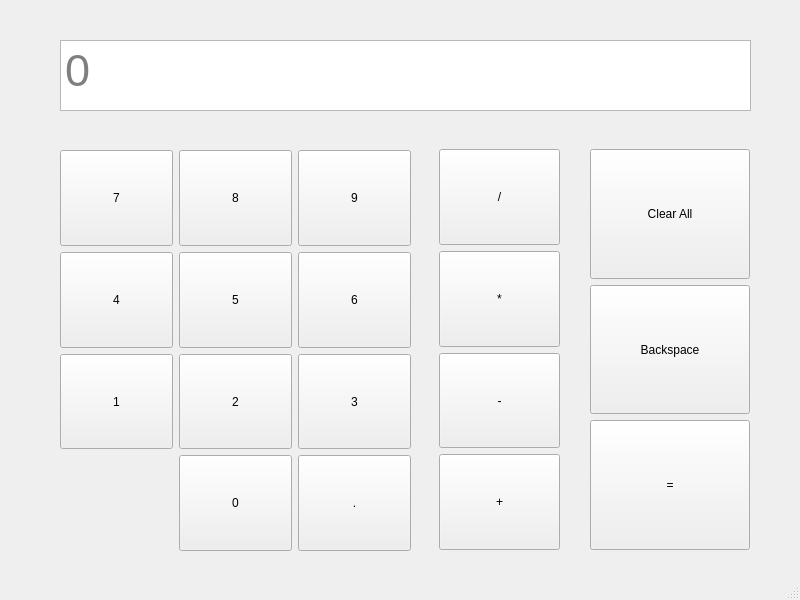
<?xml version="1.0" encoding="UTF-8"?>
<ui version="4.0">
 <class>MainWindow</class>
 <widget class="QMainWindow" name="MainWindow">
  <property name="geometry">
   <rect>
    <x>0</x>
    <y>0</y>
    <width>800</width>
    <height>600</height>
   </rect>
  </property>
  <property name="windowTitle">
   <string>Big Calculus 3000</string>
  </property>
  <widget class="QWidget" name="centralwidget">
   <widget class="QWidget" name="gridLayoutWidget">
    <property name="geometry">
     <rect>
      <x>60</x>
      <y>150</y>
      <width>351</width>
      <height>401</height>
     </rect>
    </property>
    <layout class="QGridLayout" name="number_layout">
     <item row="0" column="0">
      <widget class="QPushButton" name="button_7">
       <property name="sizePolicy">
        <sizepolicy hsizetype="Minimum" vsizetype="MinimumExpanding">
         <horstretch>0</horstretch>
         <verstretch>0</verstretch>
        </sizepolicy>
       </property>
       <property name="text">
        <string>7</string>
       </property>
      </widget>
     </item>
     <item row="0" column="1">
      <widget class="QPushButton" name="button_8">
       <property name="sizePolicy">
        <sizepolicy hsizetype="Minimum" vsizetype="MinimumExpanding">
         <horstretch>0</horstretch>
         <verstretch>0</verstretch>
        </sizepolicy>
       </property>
       <property name="text">
        <string>8</string>
       </property>
      </widget>
     </item>
     <item row="1" column="1">
      <widget class="QPushButton" name="button_5">
       <property name="sizePolicy">
        <sizepolicy hsizetype="Minimum" vsizetype="MinimumExpanding">
         <horstretch>0</horstretch>
         <verstretch>0</verstretch>
        </sizepolicy>
       </property>
       <property name="text">
        <string>5</string>
       </property>
      </widget>
     </item>
     <item row="1" column="2">
      <widget class="QPushButton" name="button_6">
       <property name="sizePolicy">
        <sizepolicy hsizetype="Minimum" vsizetype="MinimumExpanding">
         <horstretch>0</horstretch>
         <verstretch>0</verstretch>
        </sizepolicy>
       </property>
       <property name="text">
        <string>6</string>
       </property>
      </widget>
     </item>
     <item row="2" column="1">
      <widget class="QPushButton" name="button_2">
       <property name="sizePolicy">
        <sizepolicy hsizetype="Minimum" vsizetype="MinimumExpanding">
         <horstretch>0</horstretch>
         <verstretch>0</verstretch>
        </sizepolicy>
       </property>
       <property name="text">
        <string>2</string>
       </property>
      </widget>
     </item>
     <item row="2" column="0">
      <widget class="QPushButton" name="button_1">
       <property name="sizePolicy">
        <sizepolicy hsizetype="Minimum" vsizetype="MinimumExpanding">
         <horstretch>0</horstretch>
         <verstretch>0</verstretch>
        </sizepolicy>
       </property>
       <property name="text">
        <string>1</string>
       </property>
      </widget>
     </item>
     <item row="1" column="0">
      <widget class="QPushButton" name="button_4">
       <property name="sizePolicy">
        <sizepolicy hsizetype="Minimum" vsizetype="MinimumExpanding">
         <horstretch>0</horstretch>
         <verstretch>0</verstretch>
        </sizepolicy>
       </property>
       <property name="text">
        <string>4</string>
       </property>
      </widget>
     </item>
     <item row="3" column="2">
      <widget class="QPushButton" name="button_decimal">
       <property name="sizePolicy">
        <sizepolicy hsizetype="Minimum" vsizetype="MinimumExpanding">
         <horstretch>0</horstretch>
         <verstretch>0</verstretch>
        </sizepolicy>
       </property>
       <property name="text">
        <string>.</string>
       </property>
      </widget>
     </item>
     <item row="2" column="2">
      <widget class="QPushButton" name="button_3">
       <property name="sizePolicy">
        <sizepolicy hsizetype="Minimum" vsizetype="MinimumExpanding">
         <horstretch>0</horstretch>
         <verstretch>0</verstretch>
        </sizepolicy>
       </property>
       <property name="text">
        <string>3</string>
       </property>
      </widget>
     </item>
     <item row="0" column="2">
      <widget class="QPushButton" name="button_9">
       <property name="sizePolicy">
        <sizepolicy hsizetype="Minimum" vsizetype="MinimumExpanding">
         <horstretch>0</horstretch>
         <verstretch>0</verstretch>
        </sizepolicy>
       </property>
       <property name="text">
        <string>9</string>
       </property>
      </widget>
     </item>
     <item row="3" column="1">
      <widget class="QPushButton" name="button_0">
       <property name="sizePolicy">
        <sizepolicy hsizetype="Minimum" vsizetype="MinimumExpanding">
         <horstretch>0</horstretch>
         <verstretch>0</verstretch>
        </sizepolicy>
       </property>
       <property name="text">
        <string>0</string>
       </property>
      </widget>
     </item>
    </layout>
   </widget>
   <widget class="QWidget" name="gridLayoutWidget_2">
    <property name="geometry">
     <rect>
      <x>439</x>
      <y>149</y>
      <width>121</width>
      <height>401</height>
     </rect>
    </property>
    <layout class="QGridLayout" name="operator_layout">
     <item row="2" column="0">
      <widget class="QPushButton" name="button_subtract">
       <property name="sizePolicy">
        <sizepolicy hsizetype="Minimum" vsizetype="MinimumExpanding">
         <horstretch>0</horstretch>
         <verstretch>0</verstretch>
        </sizepolicy>
       </property>
       <property name="text">
        <string>-</string>
       </property>
      </widget>
     </item>
     <item row="1" column="0">
      <widget class="QPushButton" name="button_multiply">
       <property name="sizePolicy">
        <sizepolicy hsizetype="Minimum" vsizetype="MinimumExpanding">
         <horstretch>0</horstretch>
         <verstretch>0</verstretch>
        </sizepolicy>
       </property>
       <property name="text">
        <string>*</string>
       </property>
      </widget>
     </item>
     <item row="0" column="0">
      <widget class="QPushButton" name="button_divide">
       <property name="sizePolicy">
        <sizepolicy hsizetype="Minimum" vsizetype="MinimumExpanding">
         <horstretch>0</horstretch>
         <verstretch>0</verstretch>
        </sizepolicy>
       </property>
       <property name="text">
        <string>/</string>
       </property>
      </widget>
     </item>
     <item row="3" column="0">
      <widget class="QPushButton" name="button_add">
       <property name="sizePolicy">
        <sizepolicy hsizetype="Minimum" vsizetype="MinimumExpanding">
         <horstretch>0</horstretch>
         <verstretch>0</verstretch>
        </sizepolicy>
       </property>
       <property name="text">
        <string>+</string>
       </property>
      </widget>
     </item>
    </layout>
   </widget>
   <widget class="QWidget" name="gridLayoutWidget_3">
    <property name="geometry">
     <rect>
      <x>590</x>
      <y>149</y>
      <width>160</width>
      <height>401</height>
     </rect>
    </property>
    <layout class="QGridLayout" name="action_layout">
     <item row="1" column="0">
      <widget class="QPushButton" name="button_backspace">
       <property name="sizePolicy">
        <sizepolicy hsizetype="Minimum" vsizetype="MinimumExpanding">
         <horstretch>0</horstretch>
         <verstretch>0</verstretch>
        </sizepolicy>
       </property>
       <property name="text">
        <string>Backspace</string>
       </property>
      </widget>
     </item>
     <item row="0" column="0">
      <widget class="QPushButton" name="button_clear">
       <property name="sizePolicy">
        <sizepolicy hsizetype="Minimum" vsizetype="MinimumExpanding">
         <horstretch>0</horstretch>
         <verstretch>0</verstretch>
        </sizepolicy>
       </property>
       <property name="text">
        <string>Clear All</string>
       </property>
      </widget>
     </item>
     <item row="2" column="0">
      <widget class="QPushButton" name="button_evaluate">
       <property name="sizePolicy">
        <sizepolicy hsizetype="Minimum" vsizetype="MinimumExpanding">
         <horstretch>0</horstretch>
         <verstretch>0</verstretch>
        </sizepolicy>
       </property>
       <property name="autoFillBackground">
        <bool>false</bool>
       </property>
       <property name="text">
        <string>=</string>
       </property>
      </widget>
     </item>
    </layout>
   </widget>
   <widget class="QTextEdit" name="eval_text">
    <property name="geometry">
     <rect>
      <x>60</x>
      <y>40</y>
      <width>691</width>
      <height>71</height>
     </rect>
    </property>
    <property name="font">
     <font>
      <pointsize>34</pointsize>
     </font>
    </property>
    <property name="lineWrapMode">
     <enum>QTextEdit::NoWrap</enum>
    </property>
    <property name="readOnly">
     <bool>true</bool>
    </property>
    <property name="placeholderText">
     <string>0</string>
    </property>
   </widget>
  </widget>
  <widget class="QMenuBar" name="menubar">
   <property name="geometry">
    <rect>
     <x>0</x>
     <y>0</y>
     <width>800</width>
     <height>24</height>
    </rect>
   </property>
  </widget>
  <widget class="QStatusBar" name="statusbar"/>
 </widget>
 <resources/>
 <connections/>
</ui>
